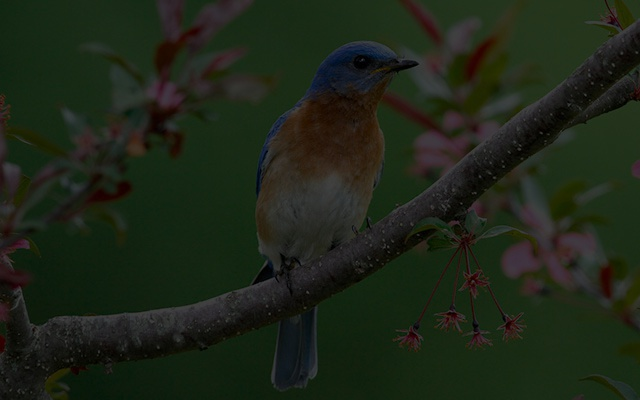
#> input picture ClassWork/CW5/Dark Image.jpg, 640 x 400 px
$ python -i myCannyLogic.py   (imports and definitions only)
#> lines starting #> are read from the running program, lines starting #| are printed output that depends on the picture
#> further down, picture is the input picture: shape (400, 640, 3); mean B, G, R 23.4, 37.4, 29.3
__author__ = "Haim Adrian"

import numpy as np
from matplotlib import pyplot as plt
import cv2


# [24 lines left out: function myGaussianBlur, not called in this run]


def myGradient(image):
    if not isinstance(image, np.ndarray):
        print("myGradient: Not a tensor. Was: Image=", image.__class__)
        return None

    imgShape = image.shape
#> imgShape = (400, 640, 3)
    if len(imgShape) == 2:
        img = np.float64(image.copy())
        sobelGradientXMask = np.array([[-1, 0, 1],
                                       [-2, 0, 2],
                                       [-1, 0, 1]],
                                      dtype=np.float64)
        sobelGradientYMask = np.array([[1, 2, 1],
                                       [0, 0, 0],
                                       [-1, -2, -1]],
                                      dtype=np.float64)

        print("myGradient: Applying Sobel Gradient X Mask")
        gradientX = cv2.filter2D(img, -1, sobelGradientXMask)

        print("myGradient: Applying Sobel Gradient Y Mask")
        gradientY = cv2.filter2D(img, -1, sobelGradientYMask)
        return gradientX, gradientY
    elif len(imgShape) == 3:
        b, g, r = cv2.split(image)
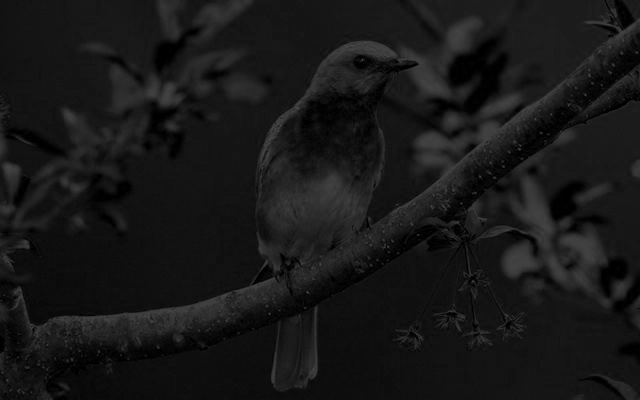
#> b: shape (400, 640); min 0, max 76, mean 23.4
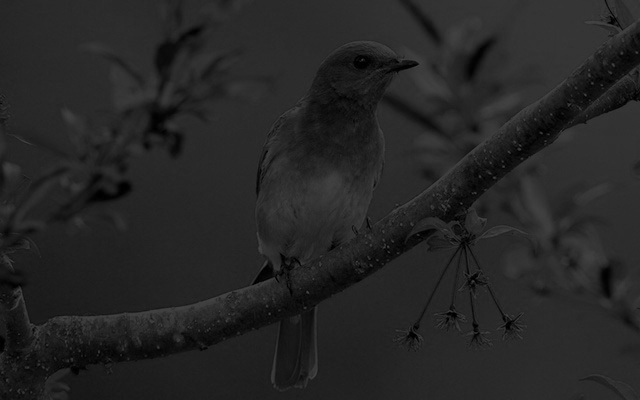
#> g: shape (400, 640); min 0, max 69, mean 37.4
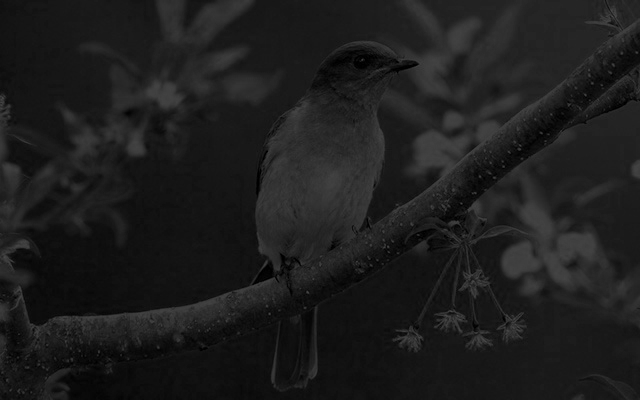
#> r: shape (400, 640); min 0, max 79, mean 29.3
        bSobelX, bSobelY = myGradient(b)
        gSobelX, gSobelY = myGradient(g)
#> in myGradient (call 3), `img = np.float64(image.copy())`:
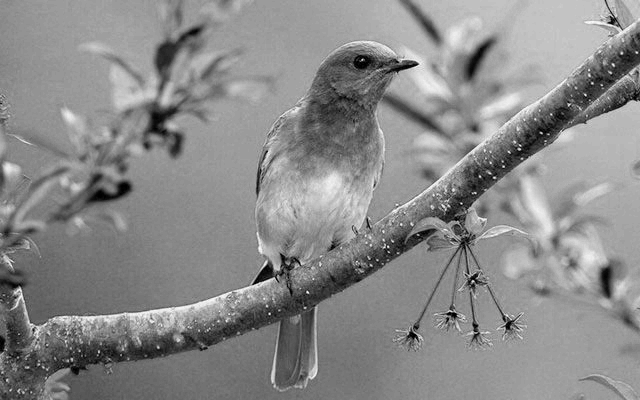
#> img: shape (400, 640) float64; min 0, max 69, mean 37.4; drawn with min black and max white
        rSobelX, rSobelY = myGradient(r)
#> in myGradient (call 4), `img = np.float64(image.copy())`:
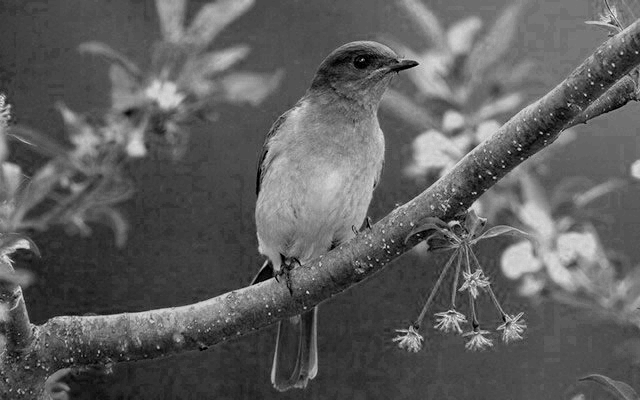
#> img: shape (400, 640) float64; min 0, max 79, mean 29.3; drawn with min black and max white

        gradientX = cv2.merge((bSobelX, gSobelX, rSobelX))
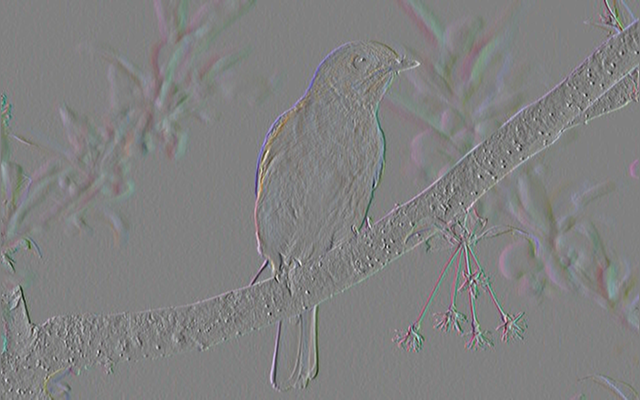
#> gradientX: shape (400, 640, 3) float64; mean B, G, R 0, 0.1, 0; drawn with min black and max white
        gradientY = cv2.merge((bSobelY, gSobelY, rSobelY))
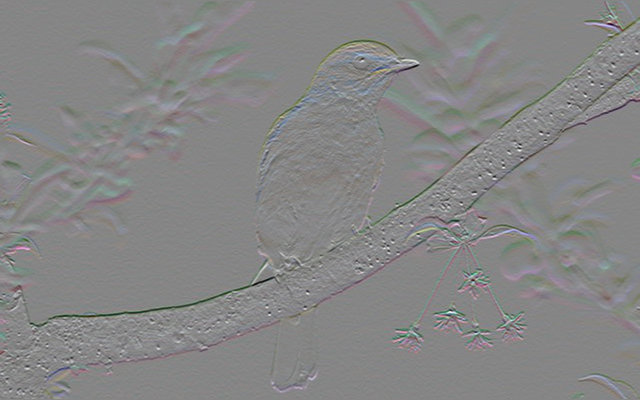
#> gradientY: shape (400, 640, 3) float64; mean B, G, R 0.2, 0.2, 0.2; drawn with min black and max white
        return gradientX, gradientY
    else:
        print("myGradient: Illegal image dimension. Length of shape can be 2 or 3 only")
        return None


# [188 lines left out: functions myPhase, myNonMaximumSuppression, myDoubleThreshold, myHysteresis, normalizeImage, plot, not called in this run]

>>> import cv2
>>> picture = cv2.imread('Dark Image.jpg')
>>> result = myGradient(picture)
